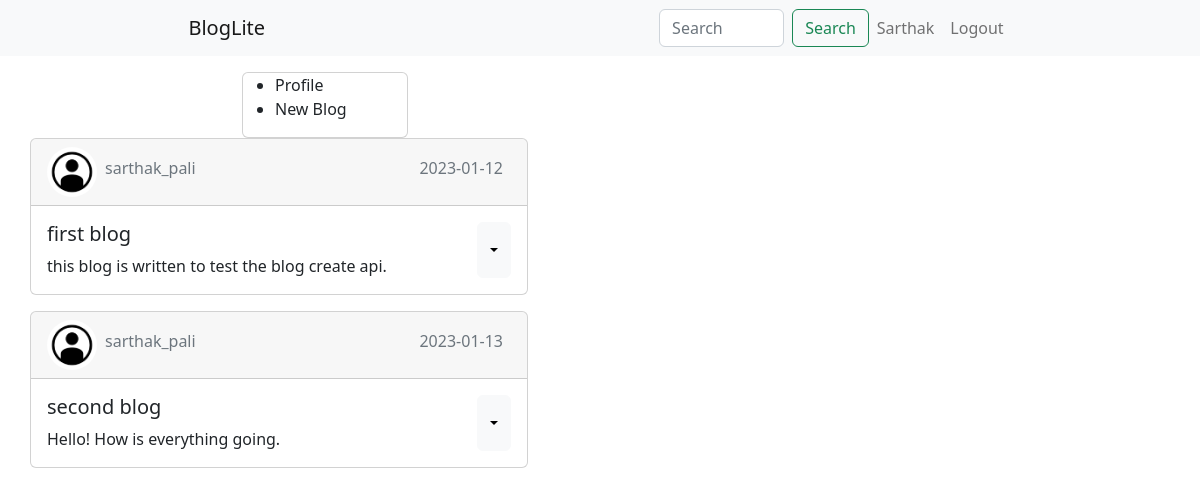
The app's page /userBlogs (signed in), older data.
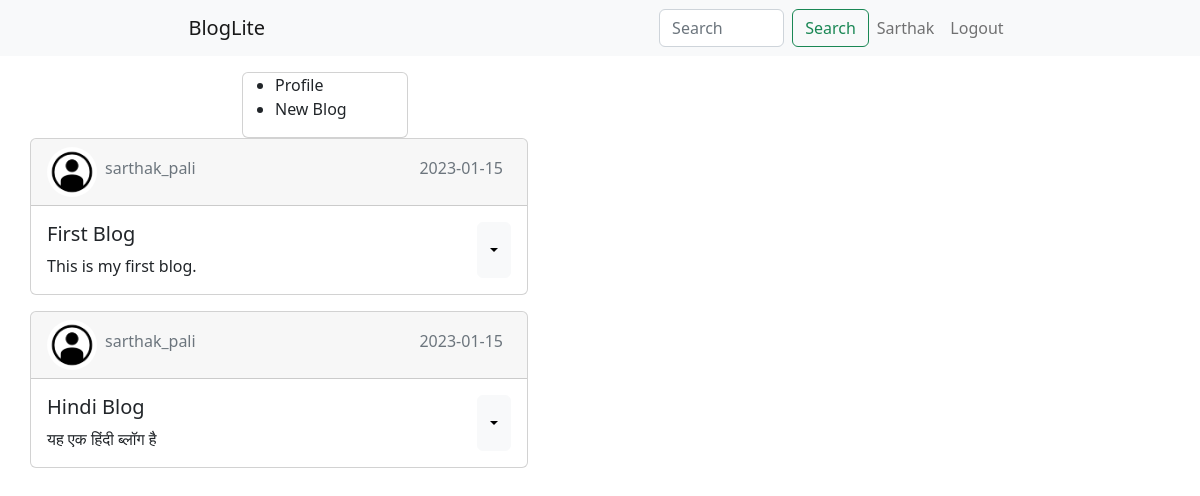
The same page, newer data.
### application/models.py (models this page shows, shortened)
class Blog(db.Model):
    __tablename = 'blog'
    blog_id = db.Column(db.Integer, primary_key = True, autoincrement = True, unique = True, index = True)
    blog_title = db.Column(db.String)
    blog_body = db.Column(db.String)
    created_at = db.Column(db.DateTime, default = datetime.utcnow)
    user_id = db.Column(db.Integer, db.ForeignKey('user.user_id'), nullable = False)

class User(db.Model, UserMixin):
    __tablename__ = 'user'
    user_id = db.Column(db.Integer, primary_key = True, autoincrement = True, unique = True, index = True)
    user_name = db.Column(db.String, unique = True)
    first_name = db.Column(db.String)
    last_name = db.Column(db.String)
    email = db.Column(db.String)
    profile_pic = db.Column(db.String, default = "default.jpg")
    password = db.Column(db.String)
    followers = db.Column(db.Integer, default = 0)
    following = db.Column(db.Integer, default = 0)
    posts = db.Column(db.Integer, default = 0)
    blogs = db.relationship('Blog', backref='user', lazy = True)

### application/controller/blogController.py (the view)
@app.route('/userBlogs')
@login_required
def userBlogs():
    user = current_user
    blogs = Blog.query.filter_by(user_id = current_user.user_id)
    return render_template('userBlogs.html', title = 'User Blog' , blogs = blogs)

### application/validation.py
class searchForm(FlaskForm):
    search = StringField('search', validators=[DataRequired()])
    submit = SubmitField('Search')

### application/controller/userController.py (called while the page is built)
@app.context_processor
def layout():
    form = searchForm()
    return dict(form = form)

### application/models.py (called while the page is built)
@login_manager.user_loader
def load_user(user_id):
    return User.query.get(int(user_id))

### templates/userBlogs.html (shortened to what this page needs)
{% extends "layout.html" %}
{% block content %}
    {% if blogs %}
        {% for blog in blogs %}
            <div class="card signUP mb-3">
                <div class="card-header d-flex flex-row">
                <img class="rounded-circle account-img" src="{{ url_for('static', filename = 'images/' + blog.user.profile_pic) }}" style="width: 50px;height:50px;border-radius: 100%;">
                <h6 class="card-subtitle my-1 text-muted p-2">{{ blog.user.user_name}}</h6>
                <h6 class="card-subtitle my-1 text-muted p-2 ms-auto">{{ blog.created_at.strftime('%Y-%m-%d') }}</h6>
                </div>
                <div class="card-body d-flex flex-row">
                <div>
                    <h5 class="card-title">{{ blog.blog_title }}</h5>
                    <p class="card-text">{{ blog.blog_body }}</p>
                </div>
                    {% if current_user.user_id == blog.user_id %}
                        <div class="btn-group ms-auto">
                            <button type="button" class="btn dropdown-toggle btn-light" data-bs-toggle="dropdown"></button>
                        </div>
                    {% endif %}
                </div>
            </div>
        {% endfor %}
    {% else %}
            <h5 class = "signUp">No posts yet!</h5>
    {% endif %}
{% endblock content %}

Row changes from the older to the newer data that the page shows:
changed Blog: created_at "2023-01-12" → "2023-01-15"; blog_title "first blog" → "First Blog"; blog_body "this blog is written to test the blog create api." → "This is my first blog."
changed Blog: created_at "2023-01-13" → "2023-01-15"; blog_title "second blog" → "Hindi Blog"; blog_body "Hello! How is everything going." → "यह एक हिंदी ब्लॉग है"
